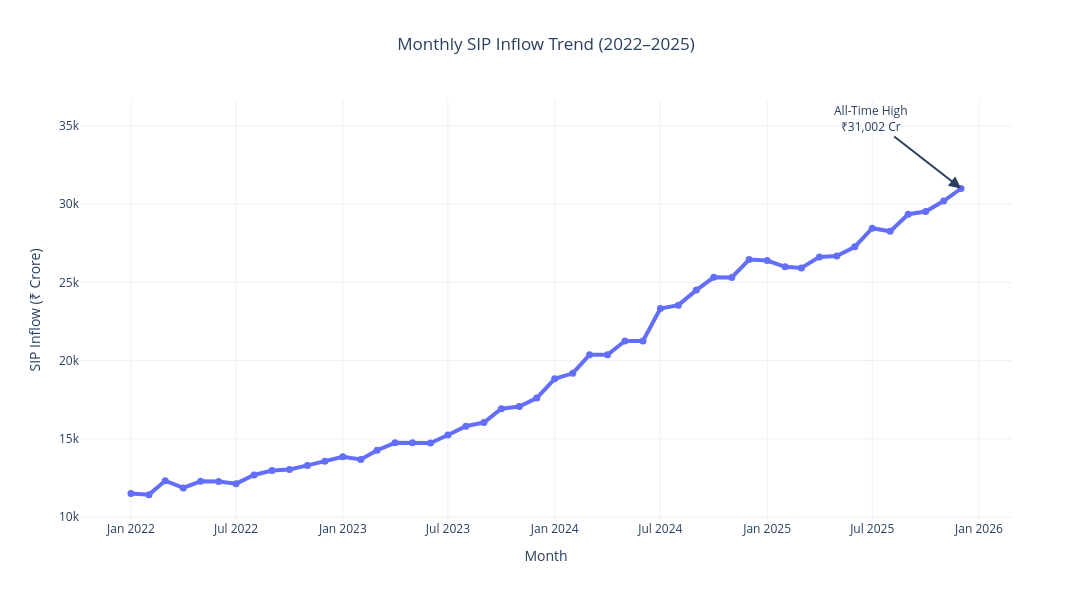

Notebook code cell kept with this figure:
### Code cell
fig = px.line(
    sip_plot,
    x="month",
    y="sip_inflow_crore",
    markers=True,
    title="Monthly SIP Inflow Trend (Jan 2022 – Dec 2025)"
)

# Highlight Dec 2025 record
fig.add_annotation(
    x="2025-12-01",
    y=31002,
    text="All-Time High<br>₹31,002 Cr",
    showarrow=True,
    arrowhead=2,
    arrowsize=1.2,
    arrowwidth=2,
    ax=-90,
    ay=-70
)


fig.update_traces(
    line=dict(width=4),
    marker=dict(size=7)
)

fig.update_layout(
    title="Monthly SIP Inflow Trend (2022–2025)",
    title_x=0.5,
    xaxis_title="Month",
    yaxis_title="SIP Inflow (₹ Crore)",
    template="plotly_white",
    width=1100,
    height=600,
    hovermode="x unified"
)

fig.show()

# Keep commented for now
# fig.write_image("../charts/sip/sip_inflow_trend.png")

### Figure 1 — Plotly figure (JSON) as saved in the notebook; plotly's stock layout.template omitted (floating-point values rounded to 4 significant figures)
{"data": [{"hovertemplate": "month=%{x}<br>sip_inflow_crore=%{y}<extra></extra>", "legendgroup": "", "line": {"color": "#636efa", "dash": "solid", "width": 4}, "marker": {"size": 7, "symbol": "circle"}, "mode": "lines+markers", "name": "", "orientation": "v", "showlegend": false, "type": "scatter", "x": ["2022-01-01T00:00:00", "2022-02-01T00:00:00", "2022-03-01T00:00:00", "2022-04-01T00:00:00", "2022-05-01T00:00:00", "2022-06-01T00:00:00", "2022-07-01T00:00:00", "2022-08-01T00:00:00", "2022-09-01T00:00:00", "2022-10-01T00:00:00", "2022-11-01T00:00:00", "2022-12-01T00:00:00", "2023-01-01T00:00:00", "2023-02-01T00:00:00", "2023-03-01T00:00:00", "2023-04-01T00:00:00", "2023-05-01T00:00:00", "2023-06-01T00:00:00", "2023-07-01T00:00:00", "2023-08-01T00:00:00", "2023-09-01T00:00:00", "2023-10-01T00:00:00", "2023-11-01T00:00:00", "2023-12-01T00:00:00", "2024-01-01T00:00:00", "2024-02-01T00:00:00", "2024-03-01T00:00:00", "2024-04-01T00:00:00", "2024-05-01T00:00:00", "2024-06-01T00:00:00", "2024-07-01T00:00:00", "2024-08-01T00:00:00", "2024-09-01T00:00:00", "2024-10-01T00:00:00", "2024-11-01T00:00:00", "2024-12-01T00:00:00", "2025-01-01T00:00:00", "2025-02-01T00:00:00", "2025-03-01T00:00:00", "2025-04-01T00:00:00", "2025-05-01T00:00:00", "2025-06-01T00:00:00", "2025-07-01T00:00:00", "2025-08-01T00:00:00", "2025-09-01T00:00:00", "2025-10-01T00:00:00", "2025-11-01T00:00:00", "2025-12-01T00:00:00"], "xaxis": "x", "y": [11517, 11438, 12328, 11863, 12286, 12276, 12140, 12694, 12976, 13040, 13306, 13573, 13856, 13687, 14276, 14749, 14749, 14734, 15245, 15814, 16042, 16928, 17073, 17610, 18838, 19187, 20371, 20371, 21262, 21262, 23332, 23547, 24509, 25323, 25320, 26459, 26400, 25999, 25926, 26632, 26688, 27274, 28464, 28265, 29361, 29529, 30200, 31002], "yaxis": "y"}], "layout": {"annotations": [{"arrowhead": 2, "arrowsize": 1.2, "arrowwidth": 2, "ax": -90, "ay": -70, "showarrow": true, "text": "All-Time High<br>₹31,002 Cr", "x": "2025-12-01", "y": 31002}], "height": 600, "hovermode": "x unified", "legend": {"tracegroupgap": 0}, "title": {"text": "Monthly SIP Inflow Trend (2022–2025)", "x": 0.5}, "width": 1100, "xaxis": {"anchor": "y", "domain": [0, 1], "title": {"text": "Month"}}, "yaxis": {"anchor": "x", "domain": [0, 1], "title": {"text": "SIP Inflow (₹ Crore)"}}}}
